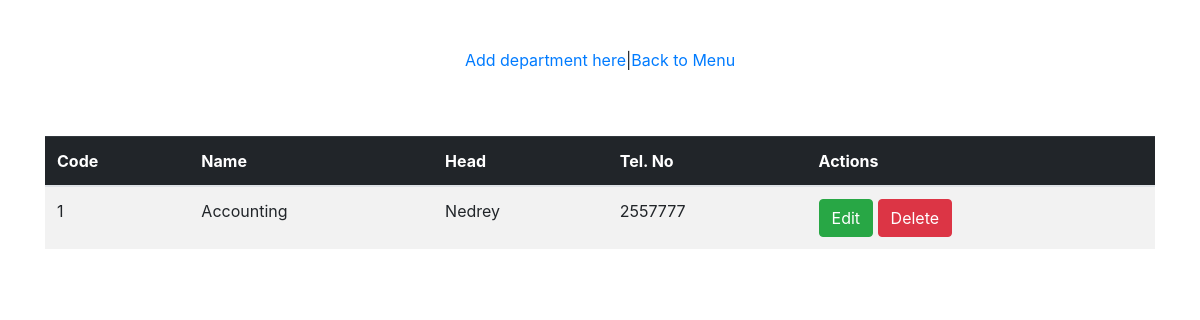
/Department/department.php, run on the app's committed database.
### tables this page shows
CREATE TABLE `departments` (
  `depCode` int(255) NOT NULL,
  `depName` varchar(255) NOT NULL,
  `depHead` varchar(255) NOT NULL,
  `depTelNo` varchar(255) NOT NULL
);

### Department/department.php (the view, shortened to what this page needs)
<!DOCTYPE html>
<html lang="en">
<head>
    <link rel="stylesheet" href="../bootstrap/css/bootstrap.css"></link>
</head>
<body>
    <div class="container d-flex justify-content-center mt-5">
        <a href="addDept.php">Add department here</a>
        <p> | </p>
        <a href="../index.php">Back to Menu</a>
    </div>
    <div class="container d-flex justify-content-center mt-5">
        <table class="table table-striped">
            <thead class="table-dark">
                <tr>
                    <th scope="col">Code</th>
                    <th scope="col">Name</th>
                    <th scope="col">Head</th>
                    <th scope="col">Tel. No</th>
                    <th scope="col">Actions</th>
                </tr>
            </thead>
<?php
    include("../dbconn.php");
    $sql = "SELECT * FROM departments";
    $sql = mysqli_query($conn, $sql);
    if($sql){
        while($row = mysqli_fetch_assoc($sql)){
            echo "<tbody>
                <td>$row[depCode]</td>
                <td>$row[depName]</td>
                <td>$row[depHead]</td>
                <td>$row[depTelNo]</td>
                <td>
                    <a href='editDept.php?depCode=$row[depCode]'><button class='btn btn-success'>Edit</button></a>
                    <a href='delDept.php?depCode=$row[depCode]'><button class='btn btn-danger'>Delete</button>
                </td>
            </tbody>";
        }
    }
?>
        </table>
    </div>
</body>
</html>

### data on the page
departments: depCode "1", depName "Accounting", depHead "Nedrey", depTelNo "2557777"
